Frame 1 (no input): blank canvas, image omitted
Frame 60 (no input): blank canvas, image omitted
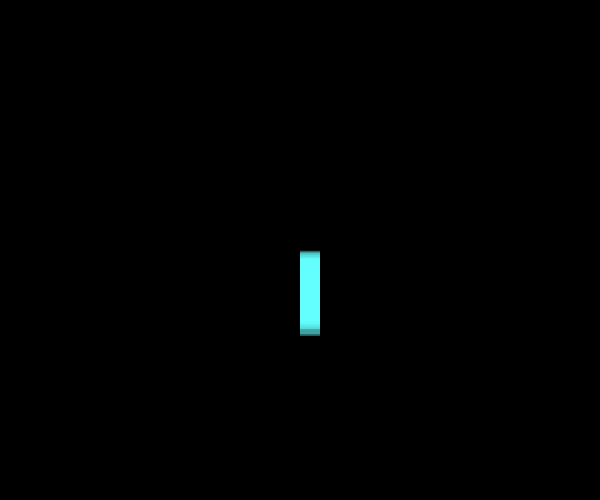
Frame 120 (the mouse pressed at the canvas centre since frame 60)

The p5.js sketch whose frames 1 and 60 were blank and that drew this single picture after the mouse press (run headless with seeded random() and noise() and a simulated clock; from frame 60 on, the mouse is pressed at the canvas centre):

// p5.js sketch
// ── sketch.js
var squares = [];

setup = function () {
  createCanvas(600, 500);
  // your code goes here
};

draw = function () {
  background(0);

if (mouseIsPressed) squares.push(new Square(mouseX, mouseY));

 for (var i = 0; i < squares.length; ++i) {
   squares[i].update();
   squares[i].display();
 }
// your code goes here
};

// ── bubble.js
var Square = function (x, y) {
  this.x = x;
  this.y = y;
};

Square.prototype = {

  squareSize: 20,

  update: function() {
    if (this.y < height - this.squareSize) this.x + random(-1, 1);
    this.y += random(0, 2);
    if (this.y >= height - this.squareSize) this.y = height - this.squareSize;
    if (this.x - this.squareSize <= 0) this.x = this.squareSize + random(-1, 1);
  },

  display: function () {
    noStroke();
    fill(100, 300, 255, 100);
    rect(this.x, this.y, this.squareSize, this.squareSize);
  }

};
